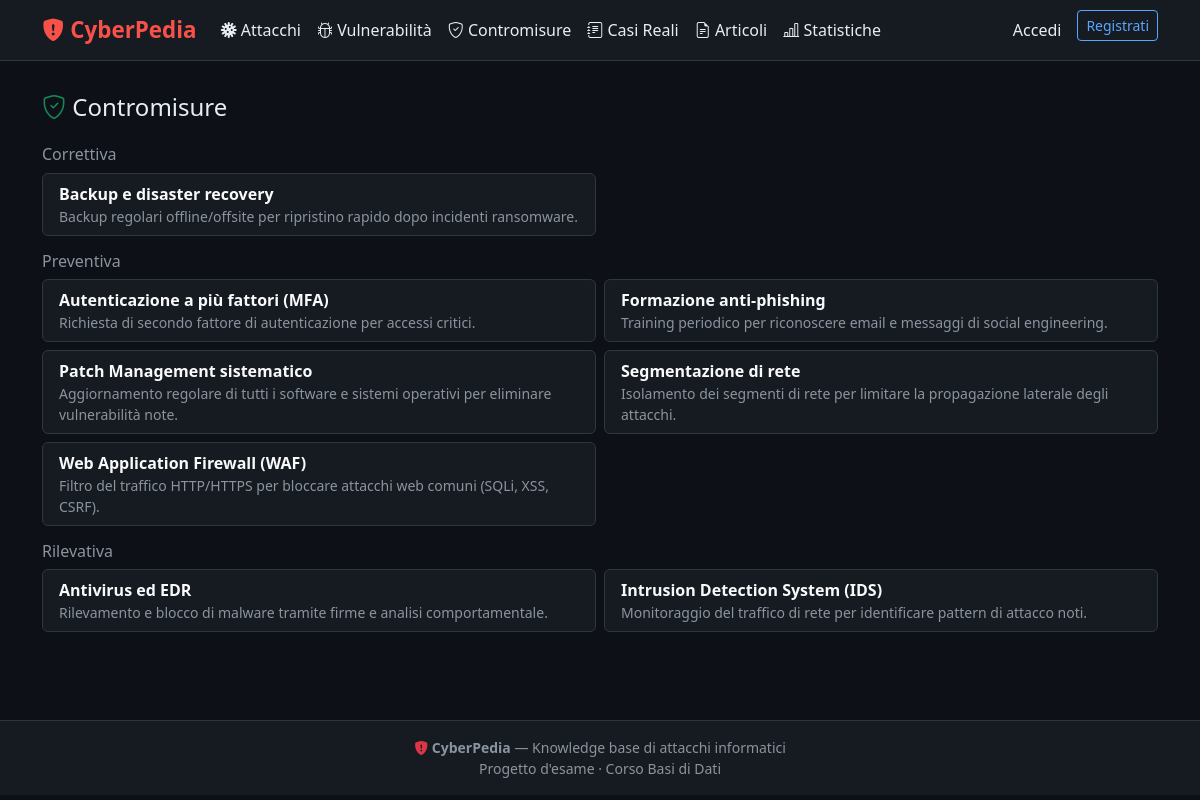
Screenshot of /contromisure/ with the database file from the repository.
### core/models.py (models this page shows, shortened)
class Contromisura(models.Model):
    id_contromisura = models.AutoField(primary_key=True)
    nome = models.CharField(max_length=200)
    descrizione = models.TextField()
    tipo = models.CharField(max_length=12, choices=TIPO_CONTROMISURA_CHOICES)
    class Meta:
        db_table = 'contromisura'

### core/views.py (the view)
# urls.py: path('contromisure/', views.contromisure_list, name='contromisure-list'),
def contromisure_list(request):
    qs = Contromisura.objects.order_by('tipo', 'nome')
    return render(request, 'contromisure/list.html', {'contromisure': qs})

### core/context_processors.py (called while the page is built)
def current_user(request):
    user_id = request.session.get('user_id')
    if user_id:
        try:
            return {'utente_corrente': Utenti.objects.get(pk=user_id)}
        except Utenti.DoesNotExist:
            del request.session['user_id']
    return {'utente_corrente': None}

### templates/contromisure/list.html (shortened to what this page needs)
{% extends 'base.html' %}
{% block content %}
<div class="d-flex justify-content-between align-items-center mb-3">
  <h4><i class="bi bi-shield-check text-success"></i> Contromisure</h4>
</div>
{% if contromisure %}
{% regroup contromisure by tipo as per_tipo %}
{% for gruppo in per_tipo %}
<h6 class="text-muted mt-3">{{ gruppo.grouper|capfirst }}</h6>
<div class="row row-cols-1 row-cols-md-2 g-2 mb-3">
  {% for c in gruppo.list %}
  <div class="col">
    <div class="card h-100">
      <div class="card-body py-2 px-3">
        <a href="{% url 'contromisura-detail' pk=c.pk %}" class="fw-semibold text-decoration-none text-light">{{ c.nome }}</a>
        <p class="text-muted small mb-0">{{ c.descrizione|truncatewords:15 }}</p>
      </div>
    </div>
  </div>
  {% endfor %}
</div>
{% endfor %}
{% else %}
<div class="card"><div class="card-body text-center text-muted py-5">Nessuna contromisura.</div></div>
{% endif %}
{% endblock %}

### templates/base.html (style rules this page uses)
:root { --cp-bg: #0d1117; --cp-surface: #161b22; --cp-border: #30363d; --cp-text: #e6edf3; --cp-muted: #8b949e; --cp-red: #f85149; --cp-blue: #58a6ff; --cp-green: #3fb950; --cp-yellow: #d29922; }
body { background: var(--cp-bg); color: var(--cp-text); font-family: 'Segoe UI', system-ui, sans-serif; }
.card { background: var(--cp-surface); border: 1px solid var(--cp-border); }
.text-muted { color: var(--cp-muted) !important; }
a { color: var(--cp-blue); }

### rows the page displays
Contromisura: grouper "Correttiva", nome "Backup e disaster recovery", descrizione "Backup regolari offline/offsite per ripristino rapido dopo incidenti ransomware."
Contromisura: grouper "Preventiva", nome "Autenticazione a più fattori (MFA)", descrizione "Richiesta di secondo fattore di autenticazione per accessi critici."
Contromisura: nome "Formazione anti-phishing", descrizione "Training periodico per riconoscere email e messaggi di social engineering."
Contromisura: nome "Patch Management sistematico", descrizione "Aggiornamento regolare di tutti i software e sistemi operativi per eliminare vulnerabilità note."
Contromisura: nome "Segmentazione di rete", descrizione "Isolamento dei segmenti di rete per limitare la propagazione laterale degli attacchi."
Contromisura: nome "Web Application Firewall (WAF)", descrizione "Filtro del traffico HTTP/HTTPS per bloccare attacchi web comuni (SQLi, XSS, CSRF)."
Contromisura: grouper "Rilevativa", nome "Antivirus ed EDR", descrizione "Rilevamento e blocco di malware tramite firme e analisi comportamentale."
Contromisura: nome "Intrusion Detection System (IDS)", descrizione "Monitoraggio del traffico di rete per identificare pattern di attacco noti."
